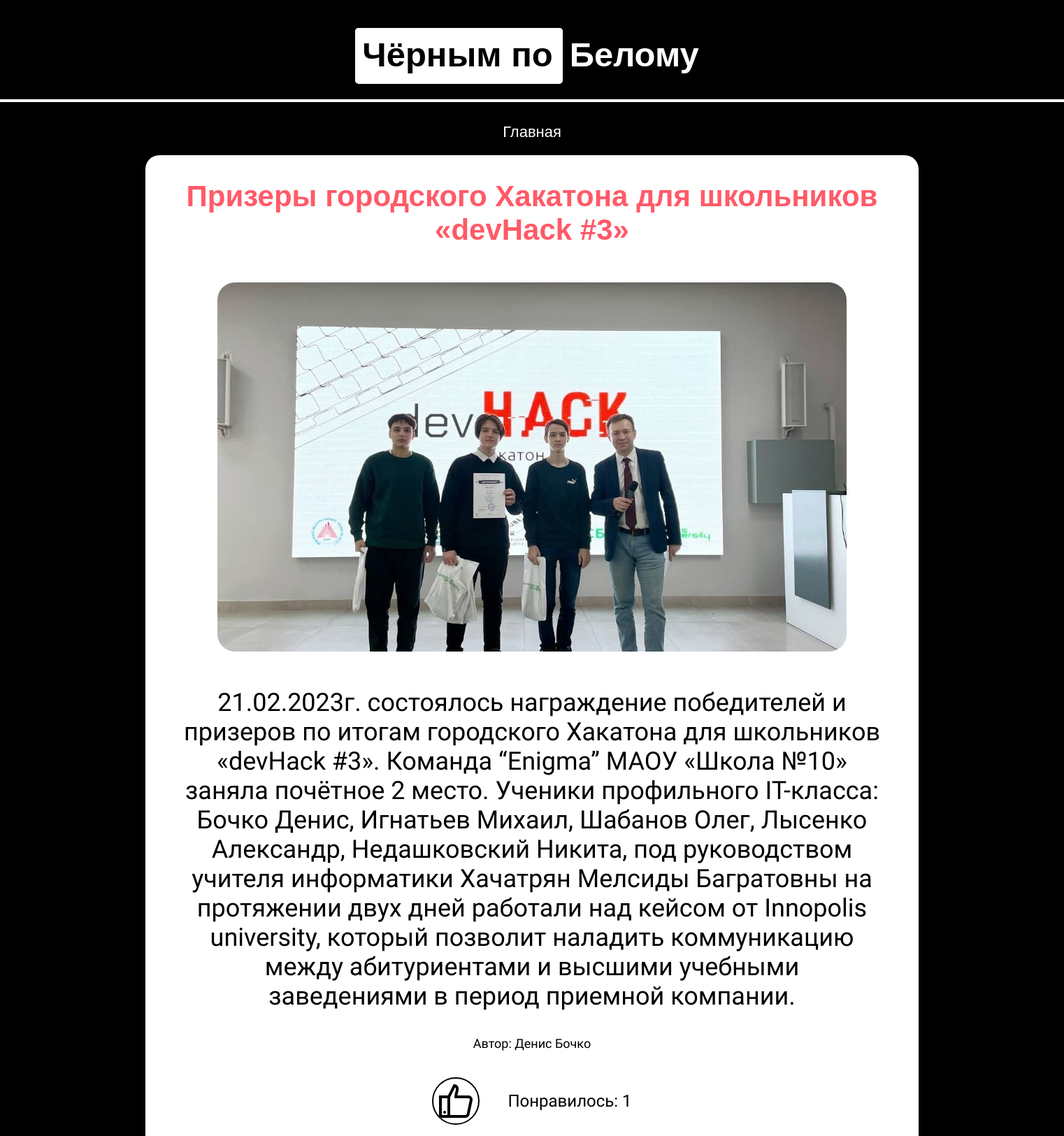
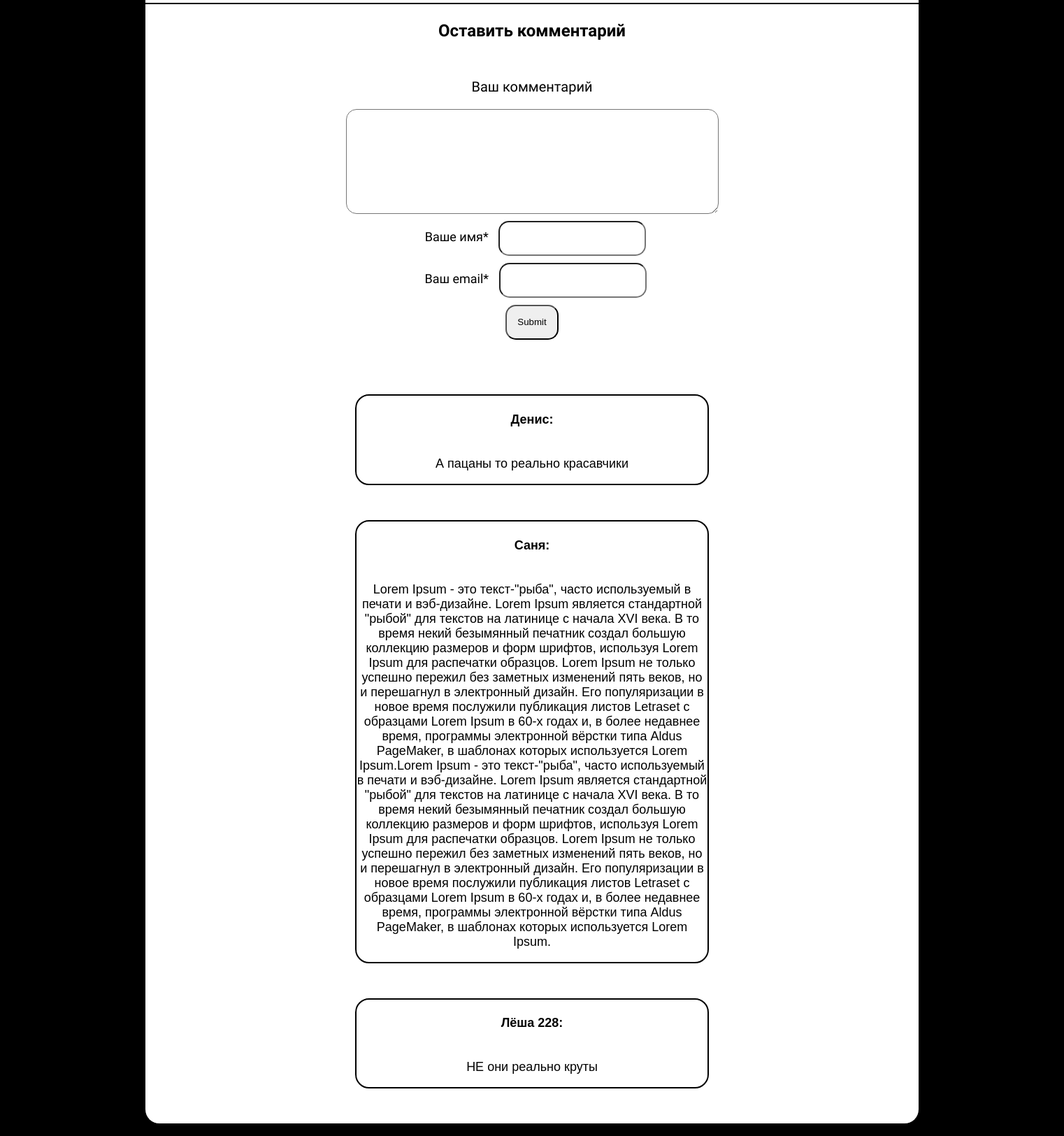
Page /4/ (upper part) on the committed database (2 pictures, top to bottom).
### blog/models.py (models this page shows, shortened)
class Post(models.Model):
    title = models.CharField('Заголовок записи', max_length=100)
    description = models.TextField('Текст записи')
    author = models.CharField('Имя автора', max_length=100)
    date = models.DateField('Дата публикации')
    img = models.ImageField('Изображение', upload_to='image/%Y')
    class Meta:
        verbose_name = 'Запись'
        verbose_name_plural = 'Записи'

class Comments(models.Model):
    email = models.EmailField('Email')
    name = models.CharField('Имя', max_length=50)
    text_comments = models.TextField('Текст комментария', max_length=2000)
    post = models.ForeignKey(Post, verbose_name='Публикация', on_delete=models.CASCADE)
    class Meta:
        verbose_name = 'Комментарий'
        verbose_name_plural = 'Комментарии'

### blog/views.py (the view)
# urls.py: path('<int:pk>/', views.PostDetail.as_view()),
class PostDetail(View):
    def get(self, request, pk):
        post = Post.objects.get(id=pk)
        return render(request, 'blog/blog_detail.html', {'post': post})

### templates/blog/blog_detail.html (shortened to what this page needs)
{% load static %}
<html lang="ru">
<head>
	<link rel="stylesheet" href="{% static 'css/styledetail.css' %}" type="text/css" media="all" />
</head>
<body>
<div class="page">
    <header>
	    <div class="logo" >
		    <a href="/" class="link_logo">
			    <div class="box1">
				    <div class="text-1">Чёрным по</div>
			    </div>
		    </a>
		    <a href="/" class="link_logo">
			    <div class="box2">
				    <div class="text-2">Белому</div>
			    </div>
		    </a>
	    </div>
	    <div class="border_logo"></div>
	</header>
	<nav>
		<a href="/" class="link_nav">Главная</a>
	</nav>
	<main>
		<div class="projects">
			<h2>{{ post.title }}</h2>
			<p>
				<img src="{{ post.img.url }}" alt=""/>
			</p>
			<div class="item_description">
				<div class="text_description">
					<p>{{ post.description }}</p>
					<p id="p222">Автор: {{ post.author }} </p>
				</div>
			</div>
		</div>
			<div class="likes">
				<br>
				<a href="{% url 'add_likes' post.id %}"><img src="{% static 'images/icons/like64.png' %}" alt=""/></a>
				<br>
				<p>Понравилось: {{ post.likes_set.all.count }}</p>
			</div>
			<div class="form-comment">
				<h3>Оставить комментарий</h3>
				<div>
					<form action="{% url 'add_comments' post.id%}" method="post">
						<div>
							<p>Ваш комментарий</p>
							<textarea name="text_comments"></textarea>
						</div>
						<div>
							<label>Ваше имя*</label>
							<input type="text" name="name">
						</div>
						<div>
							<label>Ваш email*</label>
							<input type="email" name="email">
						</div>
						<div>
							<input type="submit">
						</div>
					</form>
				</div>
			</div>
			<div>
				{% for comment in post.comments_set.all %}
				<div class="view-comment">
					<h4>{{ comment.name }}:</h4>
					<p>
						{{ comment.text_comments }}
					</p>
				</div>
				{% endfor %}
			</div>
	</main>
</div>
</body>
</html>

### static/css/styledetail.css (style rules this page uses)
@media screen and (max-width: 1920px) { html { overflow-x: hidden; scroll-behavior: smooth; padding: 0; margin: 0; } }
@media screen and (max-width: 1920px) { body { font-family: Arial, sans-serif; background-color: black; } }
@media screen and (max-width: 1920px) { .page { display: flex; flex-direction: column; min-height: 100vh; } }
@media screen and (max-width: 1920px) { header { margin: 10px 0px; padding: 20px; display: flex; flex-direction: column; align-items: center; } }
@media screen and (max-width: 1920px) { .logo { padding: 2px; display: flex; justify-content: center; } }
@media screen and (max-width: 1920px) { .link_logo { color: black; text-decoration: none; } }
@media screen and (max-width: 1920px) { .box1 { background-color: white; height: 80px; width: 296.45px; overflow: hidden; border-radius: 5px; } }
@media screen and (max-width: 1920px) { .text-1 { font-weight: bold; font-size: 49px; background-color: white; padding: 10px; } }
@media screen and (max-width: 1920px) { .box2 { background-color: black; height: 80px; width: 209.09px; overflow: hidden; } }
@media screen and (max-width: 1920px) { .text-2 { font-weight: bold; font-size: 49px; color: white; padding: 10px; } }
@media screen and (max-width: 1920px) { .border_logo { border:2px solid white; margin-top: 20px; height: 0px; width: 300px; animation: scaler 1s 0s forwards ease-in-out; } }
@media screen and (max-width: 1920px) { nav { font-size: 22px; display: flex; flex-direction: row; justify-content: space-evenly; } }
@media screen and (max-width: 1920px) { nav a { color: white; text-decoration: none; background-image: linear-gradient(currentColor, currentColor); background-position: 0% 100%; background-repeat: no-repeat; background-size: 0% 2px; transition: background-size .3s; } }
@media screen and (max-width: 1920px) { main { background-color:white; margin: 20px 200px; border-radius: 20px; } }
@media screen and (max-width: 1920px) { .projects { display: flex; flex-direction: column; text-align:center; align-items:center; } }
@media screen and (max-width: 1920px) { .projects h2 { color:#FF5A68; font-size: 42px; } }
@media screen and (max-width: 1920px) { .projects img { width:900px; border-radius:25px; } }
@media screen and (max-width: 1920px) { .item_description { width:1000px; } }
@media screen and (max-width: 1920px) { .text_description p { font-family: 'Sofia Sans Semi Condensed', sans-serif; font-size: 36px; } }
@media screen and (max-width: 1920px) { #p222 { font-family: 'Sofia Sans Semi Condensed', sans-serif; font-size: 18px; } }
@media screen and (max-width: 1920px) { .likes { display: flex; flex-direction: row; text-align:center; align-items:center; justify-content: center; } }
@media screen and (max-width: 1920px) { .likes img { border: 2px solid black; border-radius: 50%; margin:20px; } }
@media screen and (max-width: 1920px) { .likes p { font-family: 'Sofia Sans Semi Condensed', sans-serif; font-size: 24px; margin:20px; } }
@media screen and (max-width: 1920px) { .form-comment { font-family: 'Sofia Sans Semi Condensed', sans-serif; font-size: 18px; display: flex; flex-direction: column; text-align:center; border-top: 2px solid black; } }
@media screen and (max-width: 1920px) { .form-comment h3 { font-size: 24px; } }
@media screen and (max-width: 1920px) { .form-comment p { font-size: 20px; } }
@media screen and (max-width: 1920px) { .form-comment label { margin:10px; } }
@media screen and (max-width: 1920px) { .form-comment input { border-radius: 15px; padding: 15px; height: 50px; weight: 250px; } }
@media screen and (max-width: 1920px) { .form-comment textarea { border-radius: 15px; padding: 15px; height: 150px; width: 50%; resize: vertical; } }
@media screen and (max-width: 1920px) { .form-comment div { margin: 10px; } }
@media screen and (max-width: 1920px) { .view-comment { display: flex; flex-direction: column; text-align:center; margin: 50px 300px; font-size: 18px; border: 2px solid black; border-radius:20px; } }

### rows in the picture
Post: title "Призеры городского Хакатона для школьников «devHack #3»", img (picture), description "21.02.2023г. состоялось награждение победителей и призеров по итогам городского Хакатона для школьников «devHack #3». Команда “Enigma” МАОУ «Школа №10» заняла почётное 2 место. Ученики профильного IT-класса: Бочко Денис, Игнатьев Михаил, Шабанов Олег, Лысенко Александр, Недашковский Никита, под руководством учителя информатики Хачатрян Мелсиды Багратовны на протяжении двух дней работали над кейсом от Innopolis university, который позволит наладить коммуникацию между абитуриентами и высшими учебными заведениями в период приемной компании.", author "Денис Бочко", likes_set.all.count "1"
Comments: name "Денис", text_comments "А пацаны то реально красавчики"
Comments: name "Саня", text_comments "Lorem Ipsum - это текст-\"рыба\", часто используемый в печати и вэб-дизайне. Lorem Ipsum является стандартной \"рыбой\" для текстов на латинице с начала XVI века. В то время некий безымянный печатник создал большую коллекцию размеров и форм шрифтов, используя Lorem Ipsum для распечатки образцов. Lorem Ipsum не только успешно пережил без заметных изменений пять веков, но и перешагнул в электронный дизайн. Его популяризации в новое время послужили публикация листов Letraset с образцами Lorem Ipsum в 60-х годах и, в более недавнее время, программы электронной вёрстки типа Aldus PageMaker, в шаблонах которых используется Lorem Ipsum.Lorem Ipsum - это текст-\"рыба\", часто используемый в печати и…"
Comments: name "Лёша 228", text_comments "НЕ они реально круты"
